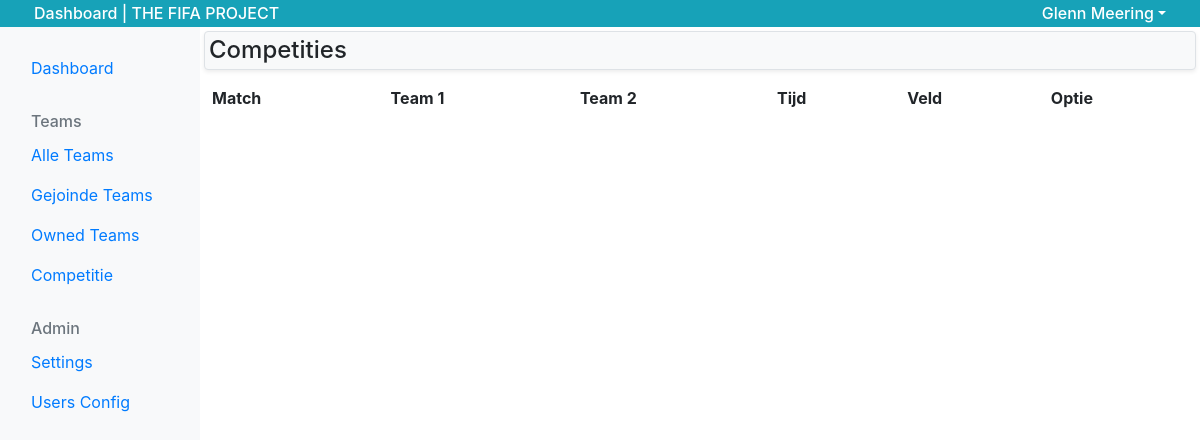
/dashboard/dashboard_page_competition.php (signed in), run on an earlier commit of the app's database.
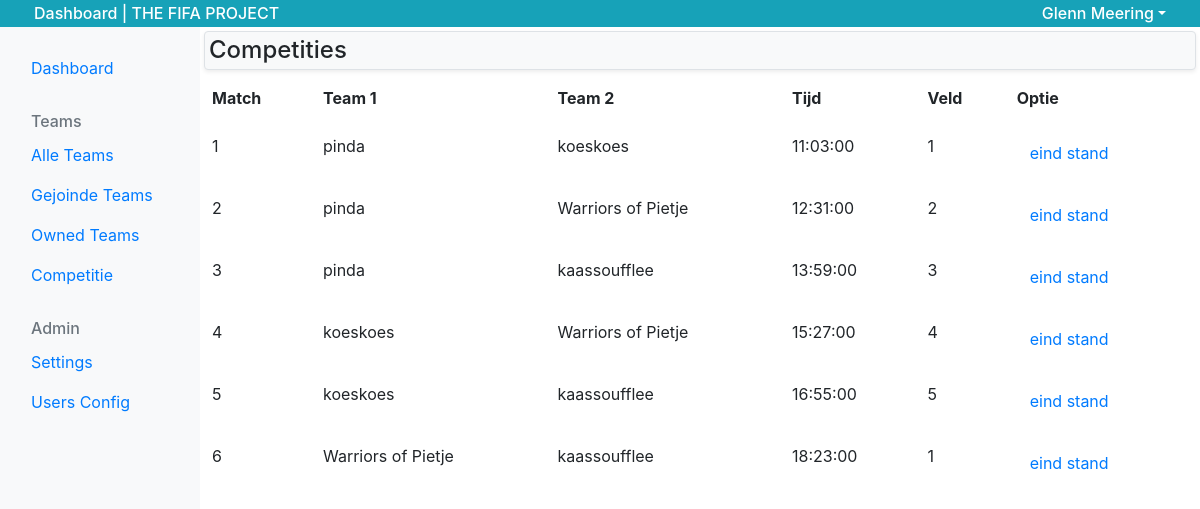
And on a later commit of the database.
### tables this page shows
CREATE TABLE `matches` (
  `id` int(11) UNSIGNED NOT NULL,
  `team1` int(11) UNSIGNED NOT NULL,
  `team2` int(11) UNSIGNED NOT NULL,
  `time` time NOT NULL,
  `field` int(11) NOT NULL,
  `score_team1` int(11) DEFAULT NULL,
  `score_team2` int(11) DEFAULT NULL,
  `points_team1` int(11) UNSIGNED NOT NULL,
  `points_team2` int(11) UNSIGNED NOT NULL
);

CREATE TABLE `teams` (
  `id` int(11) UNSIGNED NOT NULL,
  `name` varchar(30) NOT NULL,
  `owner` int(11) UNSIGNED NOT NULL,
  `points` int(11) UNSIGNED NOT NULL DEFAULT '0',
  `created-at` datetime NOT NULL,
  `edit-at` datetime NOT NULL,
  `entered` tinyint(1) DEFAULT NULL
);

### dashboard/dashboard_page_competition.php (the view, shortened to what this page needs)
<?php
require 'dashboard_header.php';
require 'dashboard_navigation.php';
$sql = "SELECT m.id as match_id, m.time as time, m.field as field, t1.name as team1, t2.name as team2, m.score_team1 as scoreT1, m.score_team2 as scoreT2
        FROM `matches` m
        INNER JOIN `teams` t1 ON m.team1 = t1.id
        INNER JOIN `teams` t2 ON m.team2 = t2.id";
$query = $db->query($sql);
$matches = $query->fetchAll(2);
echo'<div class="row justify-content-center">';
?>
  <div class="col-12 p-0">
    <h2 class="h4 p-1 bg-light rounded m-1 border shadow-sm">Competities</h2>
  </div>
<div class="col-12 row p-0">
  <table class="table table-borderless">
    <thead>
      <tr>
        <th scope="col">Match</th>
        <th scope="col">Team 1</th>
        <th scope="col">Team 2</th>
        <th scope="col">Tijd</th>
        <th scope="col">Veld</th>
        <?php
          if (isset($_SESSION['admin']))
          {
            echo '<th scope=\"col\">Optie</th>';
          }
        ?>
      </tr>
    </thead>
    <tbody>
      <?php
        $matchCount = 1;
        foreach ($matches as $match)
        {
          echo '<tr>';
          echo "<td scope=\"row\">$matchCount</td>";
          echo "<td>{$match['team1']}</td>";
          echo "<td>{$match['team2']}</td>";
          echo "<td>{$match['time']}</td>";
          echo "<td>{$match['field']}</td>";
          if (isset($_SESSION['admin']))
          {
            if($match['scoreT1'] !== NULL || $match['scoreT2'] !== NULL || $match['scoreT1'] !== NULL && $match['scoreT2'] !== NULL)
            {
              echo "<td><button type=\"button\" class=\"btn text-warning\" data-toggle=\"modal\" data-target=\"#m{$match['match_id']}\">Edit</button></td>";
            }
            else
            {
              echo "<td><button type=\"button\" class=\"btn text-primary\" data-toggle=\"modal\" data-target=\"#m{$match['match_id']}\">eind stand</button></td>";
            }
          }
          echo '</tr>';
          $matchCount++;
        }
      ?>
    </tbody>
  </table>
</div>
<?php
require 'dashboard_footer.php';

What changed in the data, as far as the page shows it:
added matches: teams.name "pinda", teams.name "koeskoes", time "11:03:00", field "1"
added matches: teams.name "pinda", teams.name "Warriors of Pietje", time "12:31:00", field "2"
added matches: teams.name "pinda", teams.name "kaassoufflee", time "13:59:00", field "3"
added matches: teams.name "koeskoes", teams.name "Warriors of Pietje", time "15:27:00", field "4"
added matches: teams.name "koeskoes", teams.name "kaassoufflee", time "16:55:00", field "5"
added matches: teams.name "Warriors of Pietje", teams.name "kaassoufflee", time "18:23:00", field "1"
